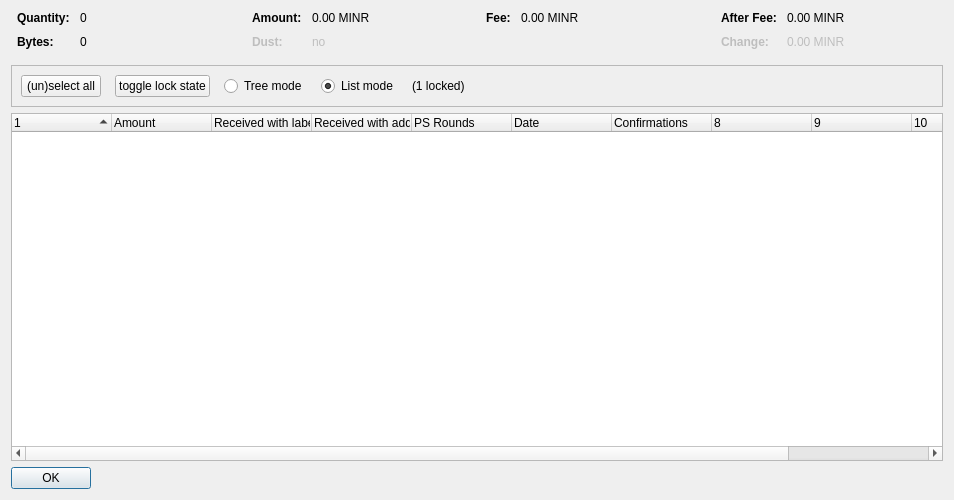
<?xml version="1.0" encoding="UTF-8"?>
<ui version="4.0">
 <class>CoinControlDialog</class>
 <widget class="QDialog" name="CoinControlDialog">
  <property name="geometry">
   <rect>
    <x>0</x>
    <y>0</y>
    <width>954</width>
    <height>500</height>
   </rect>
  </property>
  <property name="windowTitle">
   <string>Coin Selection</string>
  </property>
  <layout class="QVBoxLayout" name="verticalLayout">
   <item>
    <layout class="QHBoxLayout" name="horizontalLayoutTop" stretch="0,0,0,0">
     <property name="topMargin">
      <number>0</number>
     </property>
     <property name="bottomMargin">
      <number>10</number>
     </property>
     <item>
      <layout class="QFormLayout" name="formLayoutCoinControl1">
       <property name="horizontalSpacing">
        <number>10</number>
       </property>
       <property name="verticalSpacing">
        <number>10</number>
       </property>
       <property name="leftMargin">
        <number>6</number>
       </property>
       <property name="rightMargin">
        <number>6</number>
       </property>
       <item row="0" column="0">
        <widget class="QLabel" name="labelCoinControlQuantityText">
         <property name="font">
          <font>
           <weight>75</weight>
           <bold>true</bold>
          </font>
         </property>
         <property name="text">
          <string>Quantity:</string>
         </property>
        </widget>
       </item>
       <item row="0" column="1">
        <widget class="QLabel" name="labelCoinControlQuantity">
         <property name="cursor">
          <cursorShape>IBeamCursor</cursorShape>
         </property>
         <property name="contextMenuPolicy">
          <enum>Qt::ActionsContextMenu</enum>
         </property>
         <property name="text">
          <string notr="true">0</string>
         </property>
         <property name="textInteractionFlags">
          <set>Qt::LinksAccessibleByMouse|Qt::TextSelectableByKeyboard|Qt::TextSelectableByMouse</set>
         </property>
        </widget>
       </item>
       <item row="1" column="0">
        <widget class="QLabel" name="labelCoinControlBytesText">
         <property name="font">
          <font>
           <weight>75</weight>
           <bold>true</bold>
          </font>
         </property>
         <property name="text">
          <string>Bytes:</string>
         </property>
        </widget>
       </item>
       <item row="1" column="1">
        <widget class="QLabel" name="labelCoinControlBytes">
         <property name="cursor">
          <cursorShape>IBeamCursor</cursorShape>
         </property>
         <property name="contextMenuPolicy">
          <enum>Qt::ActionsContextMenu</enum>
         </property>
         <property name="text">
          <string notr="true">0</string>
         </property>
         <property name="textInteractionFlags">
          <set>Qt::LinksAccessibleByMouse|Qt::TextSelectableByKeyboard|Qt::TextSelectableByMouse</set>
         </property>
        </widget>
       </item>
      </layout>
     </item>
     <item>
      <layout class="QFormLayout" name="formLayoutCoinControl2">
       <property name="horizontalSpacing">
        <number>10</number>
       </property>
       <property name="verticalSpacing">
        <number>10</number>
       </property>
       <property name="leftMargin">
        <number>6</number>
       </property>
       <property name="rightMargin">
        <number>6</number>
       </property>
       <item row="0" column="0">
        <widget class="QLabel" name="labelCoinControlAmountText">
         <property name="font">
          <font>
           <weight>75</weight>
           <bold>true</bold>
          </font>
         </property>
         <property name="text">
          <string>Amount:</string>
         </property>
        </widget>
       </item>
       <item row="0" column="1">
        <widget class="QLabel" name="labelCoinControlAmount">
         <property name="cursor">
          <cursorShape>IBeamCursor</cursorShape>
         </property>
         <property name="contextMenuPolicy">
          <enum>Qt::ActionsContextMenu</enum>
         </property>
         <property name="text">
          <string notr="true">0.00 MINR</string>
         </property>
         <property name="textInteractionFlags">
          <set>Qt::LinksAccessibleByMouse|Qt::TextSelectableByKeyboard|Qt::TextSelectableByMouse</set>
         </property>
        </widget>
       </item>
       <item row="1" column="0">
        <widget class="QLabel" name="labelCoinControlLowOutputText">
         <property name="enabled">
          <bool>false</bool>
         </property>
         <property name="font">
          <font>
           <weight>75</weight>
           <bold>true</bold>
          </font>
         </property>
         <property name="text">
          <string>Dust:</string>
         </property>
        </widget>
       </item>
       <item row="1" column="1">
        <widget class="QLabel" name="labelCoinControlLowOutput">
         <property name="enabled">
          <bool>false</bool>
         </property>
         <property name="cursor">
          <cursorShape>IBeamCursor</cursorShape>
         </property>
         <property name="contextMenuPolicy">
          <enum>Qt::ActionsContextMenu</enum>
         </property>
         <property name="text">
          <string notr="true">no</string>
         </property>
         <property name="textInteractionFlags">
          <set>Qt::LinksAccessibleByMouse|Qt::TextSelectableByKeyboard|Qt::TextSelectableByMouse</set>
         </property>
        </widget>
       </item>
      </layout>
     </item>
     <item>
      <layout class="QFormLayout" name="formLayoutCoinControl3">
       <property name="horizontalSpacing">
        <number>10</number>
       </property>
       <property name="verticalSpacing">
        <number>10</number>
       </property>
       <property name="leftMargin">
        <number>6</number>
       </property>
       <property name="rightMargin">
        <number>6</number>
       </property>
       <item row="0" column="0">
        <widget class="QLabel" name="labelCoinControlFeeText">
         <property name="font">
          <font>
           <weight>75</weight>
           <bold>true</bold>
          </font>
         </property>
         <property name="text">
          <string>Fee:</string>
         </property>
        </widget>
       </item>
       <item row="0" column="1">
        <widget class="QLabel" name="labelCoinControlFee">
         <property name="cursor">
          <cursorShape>IBeamCursor</cursorShape>
         </property>
         <property name="contextMenuPolicy">
          <enum>Qt::ActionsContextMenu</enum>
         </property>
         <property name="text">
          <string notr="true">0.00 MINR</string>
         </property>
         <property name="textInteractionFlags">
          <set>Qt::LinksAccessibleByMouse|Qt::TextSelectableByKeyboard|Qt::TextSelectableByMouse</set>
         </property>
        </widget>
       </item>
      </layout>
     </item>
     <item>
      <layout class="QFormLayout" name="formLayoutCoinControl4">
       <property name="horizontalSpacing">
        <number>10</number>
       </property>
       <property name="verticalSpacing">
        <number>10</number>
       </property>
       <property name="leftMargin">
        <number>6</number>
       </property>
       <property name="rightMargin">
        <number>6</number>
       </property>
       <item row="0" column="0">
        <widget class="QLabel" name="labelCoinControlAfterFeeText">
         <property name="font">
          <font>
           <weight>75</weight>
           <bold>true</bold>
          </font>
         </property>
         <property name="text">
          <string>After Fee:</string>
         </property>
        </widget>
       </item>
       <item row="0" column="1">
        <widget class="QLabel" name="labelCoinControlAfterFee">
         <property name="cursor">
          <cursorShape>IBeamCursor</cursorShape>
         </property>
         <property name="contextMenuPolicy">
          <enum>Qt::ActionsContextMenu</enum>
         </property>
         <property name="text">
          <string notr="true">0.00 MINR</string>
         </property>
         <property name="textInteractionFlags">
          <set>Qt::LinksAccessibleByMouse|Qt::TextSelectableByKeyboard|Qt::TextSelectableByMouse</set>
         </property>
        </widget>
       </item>
       <item row="1" column="0">
        <widget class="QLabel" name="labelCoinControlChangeText">
         <property name="enabled">
          <bool>false</bool>
         </property>
         <property name="font">
          <font>
           <weight>75</weight>
           <bold>true</bold>
          </font>
         </property>
         <property name="text">
          <string>Change:</string>
         </property>
        </widget>
       </item>
       <item row="1" column="1">
        <widget class="QLabel" name="labelCoinControlChange">
         <property name="enabled">
          <bool>false</bool>
         </property>
         <property name="cursor">
          <cursorShape>IBeamCursor</cursorShape>
         </property>
         <property name="contextMenuPolicy">
          <enum>Qt::ActionsContextMenu</enum>
         </property>
         <property name="text">
          <string notr="true">0.00 MINR</string>
         </property>
         <property name="textInteractionFlags">
          <set>Qt::LinksAccessibleByMouse|Qt::TextSelectableByKeyboard|Qt::TextSelectableByMouse</set>
         </property>
        </widget>
       </item>
      </layout>
     </item>
    </layout>
   </item>
   <item>
    <widget class="QFrame" name="frame">
     <property name="minimumSize">
      <size>
       <width>0</width>
       <height>40</height>
      </size>
     </property>
     <property name="frameShape">
      <enum>QFrame::StyledPanel</enum>
     </property>
     <property name="frameShadow">
      <enum>QFrame::Sunken</enum>
     </property>
     <layout class="QHBoxLayout" name="horizontalLayout">
      <item>
       <layout class="QHBoxLayout" name="horizontalLayoutPanel" stretch="0,0,0,0,0,0">
        <property name="spacing">
         <number>14</number>
        </property>
        <item>
         <widget class="QPushButton" name="pushButtonSelectAll">
          <property name="sizePolicy">
           <sizepolicy hsizetype="Maximum" vsizetype="Fixed">
            <horstretch>0</horstretch>
            <verstretch>0</verstretch>
           </sizepolicy>
          </property>
          <property name="text">
           <string>(un)select all</string>
          </property>
          <property name="autoDefault">
           <bool>false</bool>
          </property>
         </widget>
        </item>
        <item>
         <widget class="QPushButton" name="pushButtonToggleLock">
          <property name="sizePolicy">
           <sizepolicy hsizetype="Maximum" vsizetype="Fixed">
            <horstretch>0</horstretch>
            <verstretch>0</verstretch>
           </sizepolicy>
          </property>
          <property name="text">
           <string>toggle lock state</string>
          </property>
          <property name="autoDefault">
           <bool>false</bool>
          </property>
         </widget>
        </item>
        <item>
         <widget class="QRadioButton" name="radioTreeMode">
          <property name="sizePolicy">
           <sizepolicy hsizetype="Maximum" vsizetype="Fixed">
            <horstretch>0</horstretch>
            <verstretch>0</verstretch>
           </sizepolicy>
          </property>
          <property name="text">
           <string>Tree mode</string>
          </property>
         </widget>
        </item>
        <item>
         <widget class="QRadioButton" name="radioListMode">
          <property name="sizePolicy">
           <sizepolicy hsizetype="Maximum" vsizetype="Fixed">
            <horstretch>0</horstretch>
            <verstretch>0</verstretch>
           </sizepolicy>
          </property>
          <property name="text">
           <string>List mode</string>
          </property>
          <property name="checked">
           <bool>true</bool>
          </property>
         </widget>
        </item>
        <item>
         <widget class="QLabel" name="labelLocked">
          <property name="text">
           <string>(1 locked)</string>
          </property>
         </widget>
        </item>
        <item>
         <spacer name="horizontalSpacer">
          <property name="orientation">
           <enum>Qt::Horizontal</enum>
          </property>
          <property name="sizeHint" stdset="0">
           <size>
            <width>40</width>
            <height>20</height>
           </size>
          </property>
         </spacer>
        </item>
       </layout>
      </item>
     </layout>
    </widget>
   </item>
   <item>
    <widget class="CoinControlTreeWidget" name="treeWidget">
     <property name="contextMenuPolicy">
      <enum>Qt::CustomContextMenu</enum>
     </property>
     <property name="sortingEnabled">
      <bool>false</bool>
     </property>
     <property name="columnCount">
      <number>11</number>
     </property>
     <attribute name="headerShowSortIndicator" stdset="0">
      <bool>true</bool>
     </attribute>
     <attribute name="headerStretchLastSection">
      <bool>false</bool>
     </attribute>
     <column>
      <property name="text">
       <string/>
      </property>
     </column>
     <column>
      <property name="text">
       <string>Amount</string>
      </property>
     </column>
     <column>
      <property name="text">
       <string>Received with label</string>
      </property>
     </column>
     <column>
      <property name="text">
       <string>Received with address</string>
      </property>
     </column>
     <column>
      <property name="text">
       <string>PS Rounds</string>
      </property>
     </column>
     <column>
      <property name="text">
       <string>Date</string>
      </property>
     </column>
     <column>
      <property name="text">
       <string>Confirmations</string>
      </property>
      <property name="toolTip">
       <string>Confirmed</string>
      </property>
     </column>
     <column>
      <property name="text">
       <string/>
      </property>
     </column>
     <column>
      <property name="text">
       <string/>
      </property>
     </column>
     <column>
      <property name="text">
       <string/>
      </property>
     </column>
     <column>
      <property name="text">
       <string/>
      </property>
     </column>
    </widget>
   </item>
   <item>
    <widget class="QDialogButtonBox" name="buttonBox">
     <property name="sizePolicy">
      <sizepolicy hsizetype="Maximum" vsizetype="Fixed">
       <horstretch>0</horstretch>
       <verstretch>0</verstretch>
      </sizepolicy>
     </property>
     <property name="orientation">
      <enum>Qt::Horizontal</enum>
     </property>
     <property name="standardButtons">
      <set>QDialogButtonBox::Ok</set>
     </property>
    </widget>
   </item>
  </layout>
 </widget>
 <customwidgets>
  <customwidget>
   <class>CoinControlTreeWidget</class>
   <extends>QTreeWidget</extends>
   <header>coincontroltreewidget.h</header>
  </customwidget>
 </customwidgets>
 <resources/>
 <connections/>
</ui>
